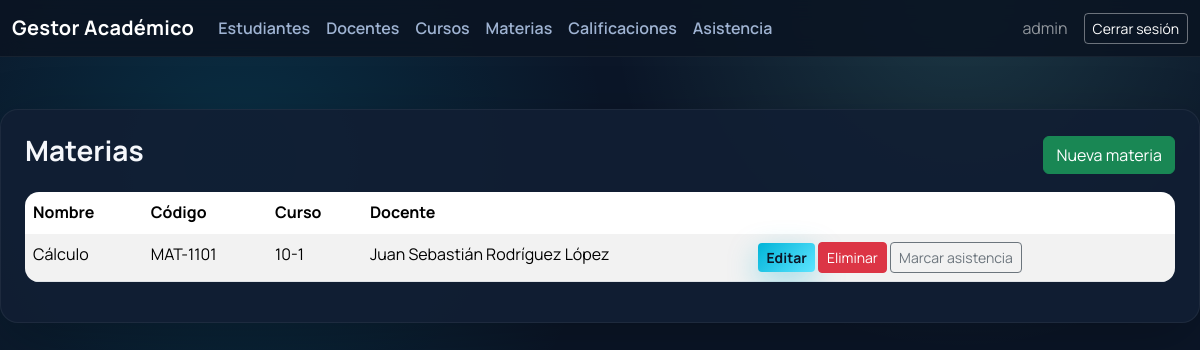
The app's page /materias/ (signed in) with its own data.
### academico/models.py (models this page shows, shortened)
class Materia(models.Model):
    nombre = models.CharField(max_length=100)
    codigo = models.CharField(max_length=20, unique=True)
    curso = models.ForeignKey(Curso, on_delete=models.CASCADE, related_name="materias")
    docente = models.ForeignKey(Docente, on_delete=models.SET_NULL, null=True, blank=True, related_name="materias")

class Curso(models.Model):
    nombre = models.CharField(max_length=100)
    codigo = models.CharField(max_length=20, unique=True)
    anio = models.IntegerField()
    activo = models.BooleanField(default=True)

class Docente(models.Model):
    user = models.OneToOneField(User, on_delete=models.CASCADE, related_name="docente")
    titulo = models.CharField(max_length=100, blank=True)
    telefono = models.CharField(max_length=20, blank=True)

### academico/views.py (the view)
# urls.py: path("materias/", views.materia_list, name="materia_list"),
@rol_requerido("ADMIN")
def materia_list(request):
    materias = Materia.objects.select_related("curso", "docente").all()
    return render(request, "materias/materia_list.html", {"materias": materias})

### academico/context_processors.py (called while the page is built)
def perfil_usuario(request):
    perfil = None
    if request.user.is_authenticated:
        try:
            perfil = request.user.perfil
        except Perfil.DoesNotExist:
            perfil = None
    return {"perfil_usuario": perfil}

### templates/materias/materia_list.html (shortened to what this page needs)
{% extends "base.html" %}
{% block content %}
<div class="d-flex justify-content-between align-items-center mb-3">
    <h3>Materias</h3>
    <a href="{% url 'materia_create' %}" class="btn btn-success">Nueva materia</a>
</div>
<table class="table table-striped">
    <thead>
        <tr>
            <th>Nombre</th>
            <th>Código</th>
            <th>Curso</th>
            <th>Docente</th>
            <th></th>
        </tr>
    </thead>
    <tbody>
        {% for m in materias %}
        <tr>
            <td>{{ m.nombre }}</td>
            <td>{{ m.codigo }}</td>
            <td>{{ m.curso.nombre }}</td>
            <td>{% if m.docente %}{{ m.docente.user.get_full_name }}{% else %}-{% endif %}</td>
            <td>
                <a href="{% url 'materia_update' m.pk %}" class="btn btn-sm btn-primary">Editar</a>
                <a href="{% url 'materia_delete' m.pk %}" class="btn btn-sm btn-danger">Eliminar</a>
                <a href="{% url 'marcar_asistencia' m.pk %}" class="btn btn-sm btn-outline-secondary">Marcar asistencia</a>
            </td>
        </tr>
        {% empty %}
        <tr><td colspan="5">No hay materias registradas.</td></tr>
        {% endfor %}
    </tbody>
</table>
{% endblock %}

### templates/base.html (shortened to what this page needs)
<!DOCTYPE html>
<html lang="es">
<head>
    <link href="https://cdn.jsdelivr.net/npm/bootstrap@5.3.3/dist/css/bootstrap.min.css" rel="stylesheet">
</head>
<body>
<nav class="navbar navbar-expand-lg navbar-dark mb-4">
    <div class="container-fluid">
        <a class="navbar-brand" href="{% url 'dashboard' %}">Gestor Académico</a>
        <div class="collapse navbar-collapse" id="navbarNav">
            {% if user.is_authenticated %}
                {% if user.is_superuser %}
                <ul class="navbar-nav me-auto">
                    <li class="nav-item"><a class="nav-link" href="{% url 'estudiante_list' %}">Estudiantes</a></li>
                    <li class="nav-item"><a class="nav-link" href="{% url 'docente_list' %}">Docentes</a></li>
                    <li class="nav-item"><a class="nav-link" href="{% url 'curso_list' %}">Cursos</a></li>
                    <li class="nav-item"><a class="nav-link" href="{% url 'materia_list' %}">Materias</a></li>
                    <li class="nav-item"><a class="nav-link" href="{% url 'calificacion_list' %}">Calificaciones</a></li>
                    <li class="nav-item"><a class="nav-link" href="{% url 'asistencia_list' %}">Asistencia</a></li>
                </ul>
                {% elif perfil_usuario and perfil_usuario.rol == "DOCENTE" %}
                <ul class="navbar-nav me-auto">
                    <li class="nav-item"><a class="nav-link" href="{% url 'docente_mis_materias' %}">Mis materias</a></li>
                    <li class="nav-item"><a class="nav-link" href="{% url 'asistencia_list' %}">Asistencia (vista general)</a></li>
                </ul>
                {% endif %}
                <span class="navbar-text me-3">
                    {{ user.get_username }}
                </span>
                <a href="{% url 'logout' %}" class="btn btn-outline-light btn-sm">Cerrar sesión</a>
            {% else %}
                <a href="{% url 'login' %}" class="btn btn-outline-light btn-sm ms-auto">Ingresar</a>
            {% endif %}
        </div>
    </div>
</nav>
<main class="container-xxl page-shell">
    <div class="page-surface">
        {% block content %}{% endblock %}
    </div>
</main>
</body>
</html>

### templates/base.html (style rules this page uses)
:root { --bg-main: #0b1628; --card: #0f1f35; --card-soft: #132742; --text: #e7edf6; --muted: #9fb3d2; --primary: #00b4d8; --primary-strong: #0091b5; --accent: #80ffea; --shadow: 0 20px 60px rgba(0, 0, 0, 0.25); }
* { font-family: 'Manrope', system-ui, -apple-system, sans-serif; }
body { background: radial-gradient(circle at 20% 20%, rgba(0,180,216,0.16), transparent 32%), radial-gradient(circle at 80% 0%, rgba(128,255,234,0.14), transparent 28%), var(--bg-main); color: var(--text); min-height: 100vh; }
.navbar { background: rgba(10,20,35,0.9); backdrop-filter: blur(10px); border-bottom: 1px solid rgba(255,255,255,0.06); }
.navbar-brand { font-weight: 700; letter-spacing: 0.3px; }
.nav-link { color: var(--muted) !important; font-weight: 600; }
.page-shell { padding: 28px 0 60px; }
.page-surface { background: rgba(17, 31, 52, 0.9); border: 1px solid rgba(255,255,255,0.06); border-radius: 18px; padding: 24px; box-shadow: var(--shadow); }
h1, h2, h3, h4, h5 { color: #f5f7fb; font-weight: 700; }
table.table { background: rgba(15,31,53,0.95); color: var(--text); border-radius: 14px; overflow: hidden; border-collapse: separate; border-spacing: 0; }
table.table thead { background: rgba(255,255,255,0.06); }
table.table thead th { border-bottom: 1px solid rgba(255,255,255,0.08); }
table.table tbody td { border-top: 1px solid rgba(255,255,255,0.05); }
.btn-primary { background: linear-gradient(135deg, var(--primary), #5de4ff); border: none; color: #0b1628; font-weight: 700; box-shadow: 0 10px 30px rgba(0,180,216,0.35); }
.btn-outline-light { border-color: rgba(255,255,255,0.4); color: #fff; }

### records on screen
Materia: nombre "Cálculo", codigo "MAT-1101", curso.nombre "10-1", docente.user.get_full_name "Juan Sebastián Rodríguez López"

### other values on screen
{{ user.get_username }} "admin"
